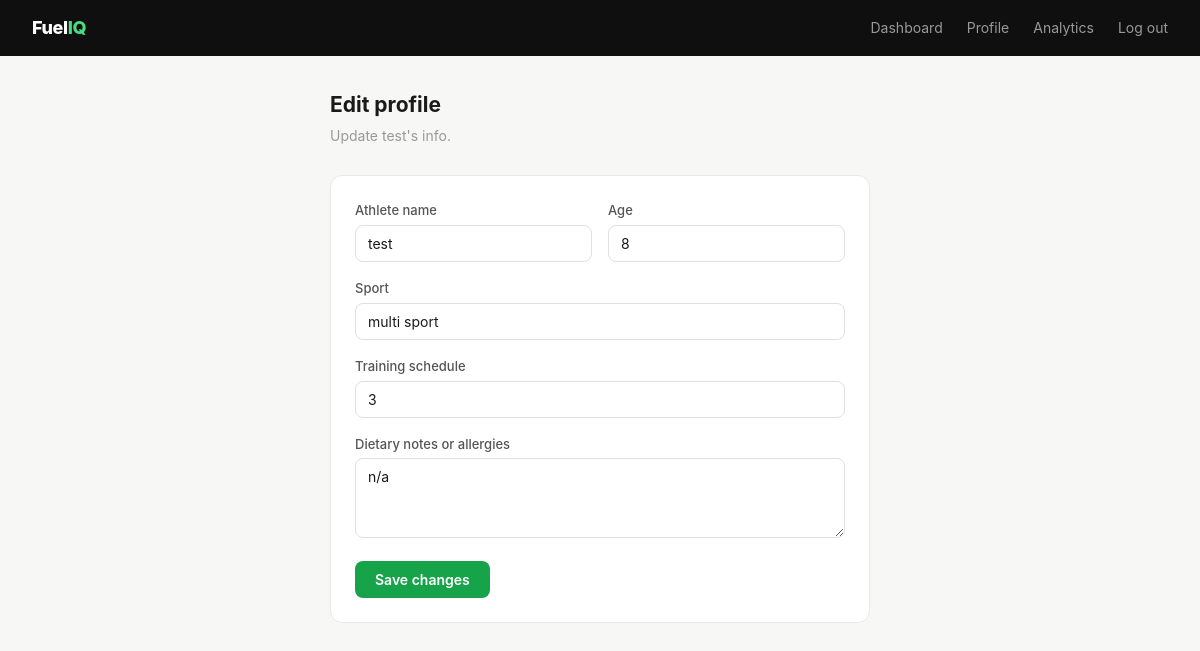
The page /profile (signed in) on the database its author committed.
### app.py (models this page shows)
class Athlete(db.Model):
    id                = db.Column(db.Integer, primary_key=True)
    user_id           = db.Column(db.Integer, db.ForeignKey('user.id'), nullable=False)
    name              = db.Column(db.String(100), nullable=False)
    age               = db.Column(db.Integer)
    sport             = db.Column(db.String(100))
    training_schedule = db.Column(db.String(255))
    dietary_notes     = db.Column(db.Text)
    meals             = db.relationship('Meal', backref='athlete', lazy=True, cascade='all, delete-orphan')

### app.py (the view, shortened to what this page needs)
@app.route('/profile', methods=['GET', 'POST'])
@login_required
def profile():
    user    = User.query.get(session['user_id'])
    athlete = Athlete.query.get(session['athlete_id']) if session.get('athlete_id') else None
    return render_template('profile.html', athlete=athlete)

### app.py (called while the page is built)
def login_required(f):
    @wraps(f)
    def decorated(*args, **kwargs):
        if 'user_id' not in session:
            return redirect(url_for('login'))
        return f(*args, **kwargs)
    return decorated

### templates/profile.html (shortened to what this page needs)
{% extends "base.html" %}
{% block content %}
<div class="container">
  <div class="profile-wrap">
    <h1>{{ 'Edit profile' if athlete else 'Set up athlete profile' }}</h1>
    <p class="sub">{{ 'Update ' + athlete.name + "'s info." if athlete else "Tell us about the athlete you're tracking." }}</p>
    <div class="card">
      <form method="POST">
        <div class="two-col">
          <div class="form-group">
            <label>Athlete name</label>
            <input type="text" name="name" required value="{{ athlete.name if athlete else '' }}" placeholder="First name">
          </div>
          <div class="form-group">
            <label>Age</label>
            <input type="number" name="age" min="4" max="21" value="{{ athlete.age if athlete else '' }}" placeholder="e.g. 13">
          </div>
        </div>
        <div class="form-group">
          <label>Sport</label>
          <input type="text" name="sport" value="{{ athlete.sport if athlete else '' }}" placeholder="e.g. Soccer, Swimming, Golf">
        </div>
        <div class="form-group">
          <label>Training schedule</label>
          <input type="text" name="training_schedule" value="{{ athlete.training_schedule if athlete else '' }}" placeholder="e.g. 5 days/week, 90-min practices">
        </div>
        <div class="form-group">
          <label>Dietary notes or allergies</label>
          <textarea name="dietary_notes" placeholder="e.g. No nuts, vegetarian, skips breakfast">{{ athlete.dietary_notes if athlete else '' }}</textarea>
        </div>
        <button type="submit" class="btn btn-green">{{ 'Save changes' if athlete else 'Save and continue →' }}</button>
      </form>
    </div>
  </div>
</div>
{% endblock %}

### rows shown on the page
Athlete: name "Update test's info.", name "test", age "8", sport "multi sport", training_schedule "3", dietary_notes "n/a"

### other values the page prints
{{ 'Edit profile' if athlete else 'Set up athlete profile' }} "Edit profile"
{{ 'Save changes' if athlete else 'Save and continue →' }} "Save changes"
